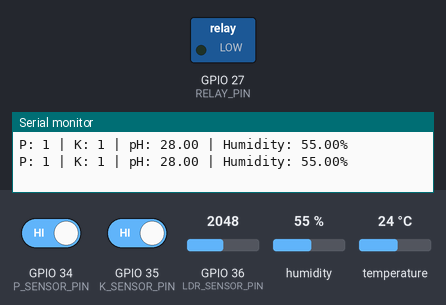
Bench run of a sketch on a simulated ESP32. Parts: switched loads named in the sketch (green lamp = pin HIGH), the last lines printed to the serial monitor. The inputs (shaded band) are chosen by the test bench; at power-on: humidity 55 %, GPIO 34 (P_SENSOR_PIN) HIGH, GPIO 35 (K_SENSOR_PIN) HIGH, GPIO 36 (LDR_SENSOR_PIN) = 2048, temperature 24 °C.

Above: at 2.8 s.
2.9 s: humidity set to 31 %
5.6 s: humidity set to 28 %
At 6.5 s:
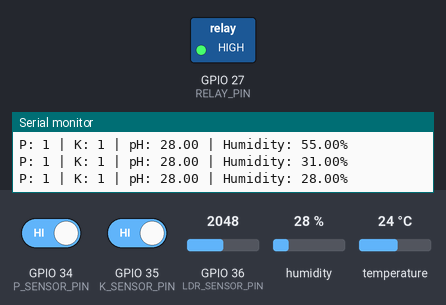
8.3 s: humidity set to 40 %
At 11.1 s:
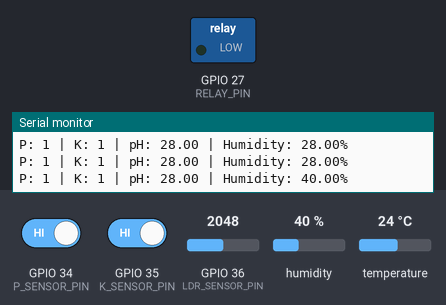
11.5 s: humidity set to 22 %
At 12.9 s:
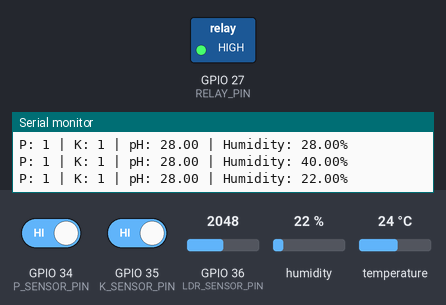
Timing chart, 0 to 14.5 s (numbered marks = the images above; inputs shaded):
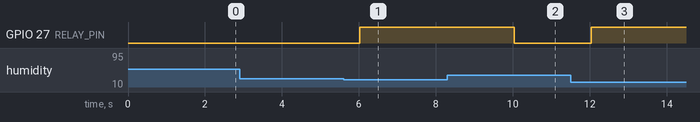

Measured:
- the behaviour switches between 30 and 29 % on humidity (found by bisection; images 0 and 1)
- after the input at 5.6 s, GPIO 27 (RELAY_PIN): LOW → HIGH after 0.42 s
- after the input at 8.3 s, GPIO 27 (RELAY_PIN): HIGH → LOW after 1.7 s
- after the input at 11.5 s, GPIO 27 (RELAY_PIN): LOW → HIGH after 0.54 s

The sketch:

esp32_code.ino
```cpp
#define P_SENSOR_PIN 34   // Botão de nutrientes P
#define K_SENSOR_PIN 35   // Botão de nutrientes K
#define LDR_SENSOR_PIN 36 // Sensor LDR para pH
#define DHT_PIN 4         // Sensor DHT22 para umidade
#define RELAY_PIN 27      // Relé para acionar a irrigação

#include <DHT.h>
DHT dht(DHT_PIN, DHT22);

bool pSensorState = false;  // Estado do botão P
bool kSensorState = false;  // Estado do botão K
float pHValue = 7.0;        // Valor do pH baseado no LDR
float humidity = 0.0;       // Umidade do solo
int temperature = 0;        // Temperatura

void setup() {
  Serial.begin(115200);
  pinMode(RELAY_PIN, OUTPUT);
  pinMode(P_SENSOR_PIN, INPUT);
  pinMode(K_SENSOR_PIN, INPUT);
  pinMode(LDR_SENSOR_PIN, INPUT);
  dht.begin();
}

void loop() {
  // Lê os sensores
  pSensorState = digitalRead(P_SENSOR_PIN); // Botão P
  kSensorState = digitalRead(K_SENSOR_PIN); // Botão K
  pHValue = analogRead(LDR_SENSOR_PIN) / 1024.0 * 14.0; // Lê o valor do LDR e converte para pH
  humidity = dht.readHumidity(); // Lê a umidade
  temperature = dht.readTemperature(); // Lê a temperatura

  // Lógica de decisão para irrigação
  if (humidity < 30 || pSensorState == LOW || kSensorState == LOW || pHValue < 5.5) {
    digitalWrite(RELAY_PIN, HIGH);  // Ativa a irrigação
  } else {
    digitalWrite(RELAY_PIN, LOW);   // Desativa a irrigação
  }

  // Envia os dados para o monitor serial (para posterior uso no Python)
  Serial.print("P: ");
  Serial.print(pSensorState);
  Serial.print(" | K: ");
  Serial.print(kSensorState);
  Serial.print(" | pH: ");
  Serial.print(pHValue);
  Serial.print(" | Humidity: ");
  Serial.print(humidity);
  Serial.println("%");

  delay(2000);  // Delay de 2 segundos antes de nova leitura
}
```
